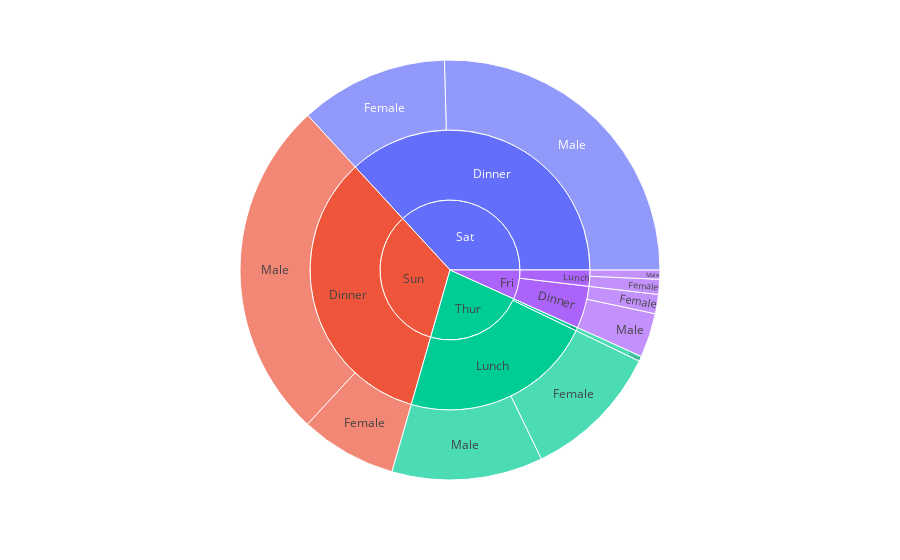

The cell this chart's notebook holds for it:
### Code cell
#sunburst chart
px.sunburst(
    tips,
    path = ['day','time','sex'],
    values='total_bill',
)

### Figure 1 — Plotly figure (JSON) as saved in the notebook; plotly's stock layout.template omitted (floating-point values rounded to 4 significant figures)
{"data": [{"branchvalues": "total", "domain": {"x": [0, 1], "y": [0, 1]}, "hovertemplate": "labels=%{label}<br>total_bill=%{value}<br>parent=%{parent}<br>id=%{id}<extra></extra>", "ids": ["Fri/Dinner/Female", "Sat/Dinner/Female", "Sun/Dinner/Female", "Thur/Dinner/Female", "Fri/Lunch/Female", "Thur/Lunch/Female", "Fri/Dinner/Male", "Sat/Dinner/Male", "Sun/Dinner/Male", "Fri/Lunch/Male", "Thur/Lunch/Male", "Fri/Dinner", "Sat/Dinner", "Sun/Dinner", "Thur/Dinner", "Fri/Lunch", "Thur/Lunch", "Fri", "Sat", "Sun", "Thur"], "labels": ["Female", "Female", "Female", "Female", "Female", "Female", "Male", "Male", "Male", "Male", "Male", "Dinner", "Dinner", "Dinner", "Dinner", "Lunch", "Lunch", "Fri", "Sat", "Sun", "Thur"], "name": "", "parents": ["Fri/Dinner", "Sat/Dinner", "Sun/Dinner", "Thur/Dinner", "Fri/Lunch", "Thur/Lunch", "Fri/Dinner", "Sat/Dinner", "Sun/Dinner", "Fri/Lunch", "Thur/Lunch", "Fri", "Sat", "Sun", "Thur", "Fri", "Thur", "", "", "", ""], "type": "sunburst", "values": [71.55, 551.0, 357.7, 18.78, 55.76, 516.1, 164.4, 1227.0, 1269.0, 34.16, 561.4, 236.0, 1778.0, 1627.0, 18.78, 89.92, 1078.0, 325.9, 1778.0, 1627.0, 1096.0]}], "layout": {"legend": {"tracegroupgap": 0}, "margin": {"t": 60}}}
